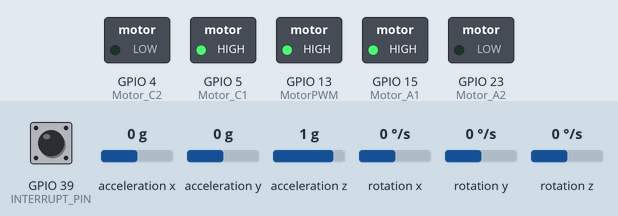
A sketch run on a simulated ESP32. Parts: switched loads named in the sketch (green lamp = pin HIGH). The test bench sets the inputs (shaded band); at power-on: acceleration x 0 g, GPIO 39 (INTERRUPT_PIN) LOW, acceleration y 0 g, acceleration z 1 g, rotation x 0 °/s, rotation y 0 °/s, rotation z 0 °/s. The sensor or clock chip raises its interrupt line as the real part does; what the sketch prints to the serial monitor is not drawn.

Above: at 1.7 s.
1.8 s: acceleration x set to 0.8 g
At 2.3 s:
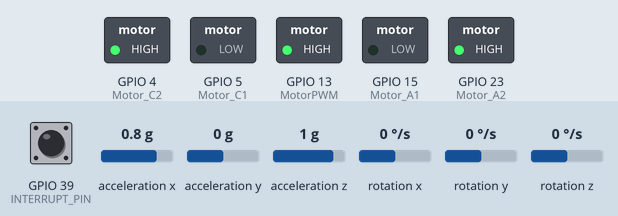
3.5 s: acceleration x set to 0 g
At 3.98 s:
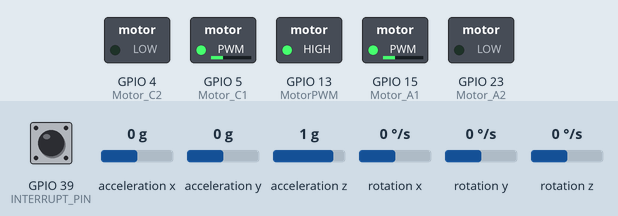
Timing chart, 0 to 6.5 s (numbered marks = the images above; inputs shaded):
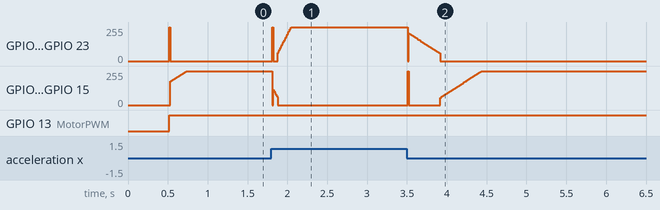

Measured:
- after the input at 1.8 s, GPIO 5 (Motor_C1), GPIO 15 (Motor_A1): 255/255 → 0/255 at once

The sketch:

BalanceBot.ino
```cpp
// ESP32 Board Version Must Be 2.0.11

#include "I2Cdev.h"
#include "PID_v1.h"
#include "MPU6050_6Axis_MotionApps20.h"
#include <Wire.h>

#define INTERRUPT_PIN 39

#define MotorPWM 13	//Pwm

#define Motor_A1 15
#define Motor_A2 23
#define Motor_C1 5
#define Motor_C2 4

MPU6050 mpu;

bool dmpReady = false;  // set true if DMP init was successful

uint8_t mpuIntStatus;   // holds actual interrupt status byte from MPU
uint8_t devStatus;      // return status after each device operation (0 = success, !0 = error)
uint16_t packetSize;    // expected DMP packet size (default is 42 bytes)
uint16_t fifoCount;     // count of all bytes currently in FIFO
uint8_t fifoBuffer[64]; // FIFO storage buffer

// orientation/motion vars
Quaternion q;           // [w, x, y, z]         quaternion container
VectorFloat gravity;    // [x, y, z]            gravity vector
float ypr[3];           // [yaw, pitch, roll]   yaw/pitch/roll container and gravity vector

//............set following 4 values for your robot....
double setpoint = 189.7;  //set the value when the bot is perpendicular to ground using serial monitor.(input value)
double Kp = 4; //Set this value first
double Kd = 0.2; //Set this value secound
double Ki = 40; //Finally set this value

double input, output;
PID pid(&input, &output, &setpoint, Kp, Ki, Kd, DIRECT);

bool interrupteddd = false;

volatile bool mpuInterrupt = false;     // indicates whether MPU interrupt pin has gone high
void dmpDataReady()
{
  mpuInterrupt = true;
  interrupteddd = true;
}

void setup() {
  Serial.begin(115200);
  Wire.begin();

  Serial.println(F("Initializing I2C devices..."));
  mpu.initialize();

  // verify connection
  Serial.println(F("Testing device connections..."));
  Serial.println(mpu.testConnection() ? F("MPU6050 connection successful") : F("MPU6050 connection failed"));

  // load and configure the DMP
  devStatus = mpu.dmpInitialize();

  // supply your own gyro offsets here, scaled for min sensitivity (calibration)
  mpu.setXGyroOffset(74);
  mpu.setYGyroOffset(12);
  mpu.setZGyroOffset(5);
  mpu.setZAccelOffset(1094);

  // make sure it worked (returns 0 if so)
  if (devStatus == 0){
    // turn on the DMP, now that it's ready
    Serial.println(F("Enabling DMP..."));
    mpu.setDMPEnabled(true);

    // enable Arduino interrupt detection
    pinMode(INTERRUPT_PIN, INPUT);
    Serial.println(F("Enabling interrupt detection (Arduino external interrupt 0)..."));
    attachInterrupt(INTERRUPT_PIN, dmpDataReady, RISING);
    mpuIntStatus = mpu.getIntStatus();

    // set our DMP Ready flag so the main loop() function knows it's okay to use it
    Serial.println(F("DMP ready! Waiting for first interrupt..."));
    dmpReady = true;

    // get expected DMP packet size for later comparison
    packetSize = mpu.dmpGetFIFOPacketSize();

    //setup PID
    pid.SetMode(AUTOMATIC);
    pid.SetSampleTime(10);
    pid.SetOutputLimits(-200, 200);
  }
  else{
    // ERROR!
    // 1 = initial memory load failed
    // 2 = DMP configuration updates failed
    // (if it's going to break, usually the code will be 1)
    Serial.print(F("DMP Initialization failed (code "));
    Serial.print(devStatus);
    Serial.println(F(")"));
  }

  //Initialise the Motor outpu pins
  pinMode(MotorPWM, OUTPUT);
  pinMode (Motor_A1, OUTPUT);
  pinMode (Motor_A2, OUTPUT);
  pinMode (Motor_C1, OUTPUT);
  pinMode (Motor_C2, OUTPUT);

  //By default turn off both the motors
  digitalWrite(MotorPWM, LOW);
  analogWrite(Motor_A1, LOW);
  analogWrite(Motor_A2, LOW);
  analogWrite(Motor_C1, LOW);
  analogWrite(Motor_C2, LOW);
}

void loop() {
  // if programming failed, don't try to do anything
  if (!dmpReady) return;

  // wait for MPU interrupt or extra packet(s) available
  while (!mpuInterrupt && fifoCount < packetSize)
  {
    //no mpu data - performing PID calculations and output to motors
    pid.Compute();

    //Print the value of Input and Output on serial monitor to check how it is working.
    //Serial.print(input); Serial.print(" =>"); Serial.println(output);
    if (input > 120 && input < 230) { //If the Bot is falling
      if (output > 0) //Falling towards front
        Forward(); //Rotate the wheels forward
      else if (output < 0) //Falling towards back
        Reverse(); //Rotate the wheels backward
    }
    else
      Stop(); //Hold the wheels still
  }

  // reset interrupt flag and get INT_STATUS byte
  mpuInterrupt = false;
  mpuIntStatus = mpu.getIntStatus();
  // get current FIFO count
  fifoCount = mpu.getFIFOCount();

  // check for overflow (this should never happen unless our code is too inefficient)
  if ((mpuIntStatus & 0x10) || fifoCount == 1024)
  {
    // reset so we can continue cleanly
    mpu.resetFIFO();
    Serial.println(F("FIFO overflow!"));
    // otherwise, check for DMP data ready interrupt (this should happen frequently)
  }
  else if (mpuIntStatus & 0x02)
  {
    // wait for correct available data length, should be a VERY short wait
    while (fifoCount < packetSize) fifoCount = mpu.getFIFOCount();

    // read a packet from FIFO
    mpu.getFIFOBytes(fifoBuffer, packetSize);

    // track FIFO count here in case there is > 1 packet available
    // (this lets us immediately read more without waiting for an interrupt)
    fifoCount -= packetSize;

    mpu.dmpGetQuaternion(&q, fifoBuffer); //get value for q
    mpu.dmpGetGravity(&gravity, &q); //get value for gravity
    mpu.dmpGetYawPitchRoll(ypr, &q, &gravity); //get value for ypr
    //Serial.println(ypr[1]);
    input = ypr[1] * 180 / M_PI + 180;
    //Serial.println("ypr[1]=");
    //Serial.println(ypr[1]);
  }
}

void Forward() //Rotate the wheel forward
{
  digitalWrite(MotorPWM, HIGH);
  analogWrite(Motor_A1, output + 55);
  analogWrite(Motor_A2, 0);
  analogWrite(Motor_C1, output + 55);
  analogWrite(Motor_C2, 0);
  //Serial.print("F"); //Debugging information
}

void Reverse() //Rotate the wheel reverse
{
  digitalWrite(MotorPWM, HIGH);
  analogWrite(Motor_A1, 0);
  analogWrite(Motor_A2, (output * -1) + 55);
  analogWrite(Motor_C1, 0);
  analogWrite(Motor_C2, (output * -1) + 55);
  //Serial.print("R"); //Debugging information
}

void Stop() //Stop both the wheels
{
  digitalWrite(MotorPWM, LOW);
  analogWrite(Motor_A1, 0);
  analogWrite(Motor_A2, 0);
  analogWrite(Motor_C1, 0);
  analogWrite(Motor_C2, 0);
  //Serial.print("S"); //Debugging information
}
```
